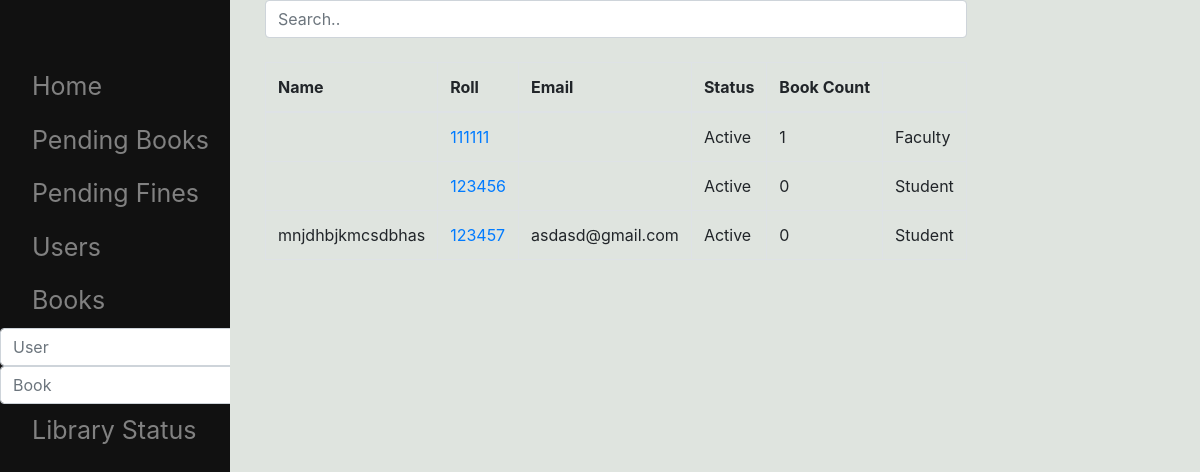
/Alluser, run on an earlier commit of the app's database.
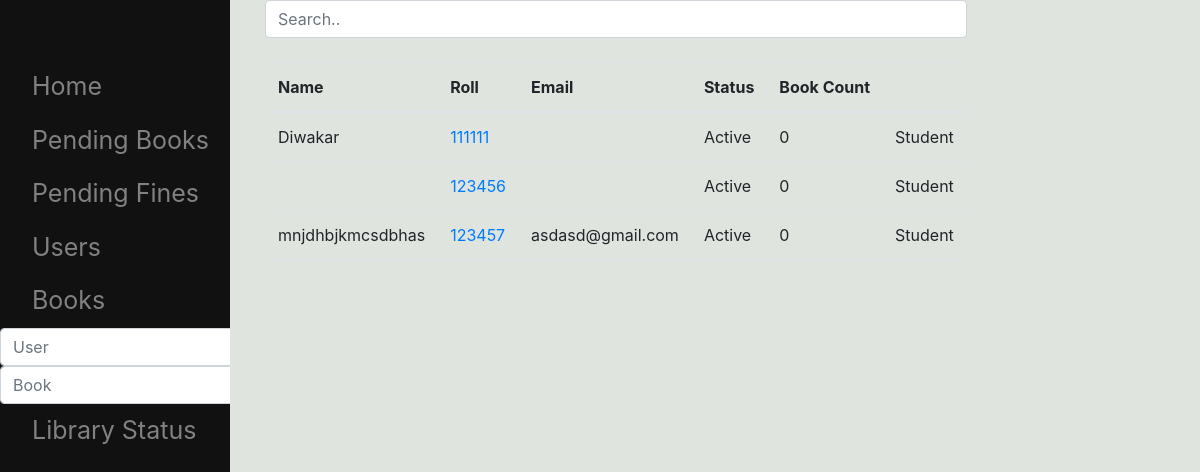
And on a later commit of the database.
### lm/models.py (models this page shows, shortened)
class Student(models.Model):
    name = models.CharField(max_length=30,default=' ',editable=True)
    roll = models.IntegerField(editable=True,primary_key=True)
    image_path = models.ImageField(default='../static/lm/anon.png',editable=True)
    email = models.EmailField(blank=True,editable=True)
    payable_amount = models.IntegerField(default=0,editable=True)
    is_student = models.BooleanField(default=True,editable=True)
    is_active = models.BooleanField(default=True,null=False,editable=True)
    exist = models.BooleanField(default=True)
    bookCount = models.IntegerField(default=0)

### lm/views.py (the view)
# urls.py: path('Alluser' , views.Users.as_view() , name='alluser'),
class Users(generic.ListView):
    template_name = 'lm/allUsers.html'
    def get_queryset(self):
        return Student.objects.all()

### lm/templates/lm/allUsers.html (shortened to what this page needs)
{% extends 'lm/base.html' %}
{% block body %}
<input class="form-control" id="myInput" type="text" placeholder="Search..">
  <br>
<table class="table table-bordered">
    <thead>
      <tr>
        <th>Name</th>
        <th>Roll</th>
        <th>Email</th>
          <th>Status</th>
          <th>Book Count</th>
          <th></th>
      </tr>
    </thead>
     <tbody id="myTable" >
     {% for u in object_list %}
      <tr>
          <td>{{u.name }}</td>
          <td><a href="{% url 'lm:user' u.pk %}" >{{u.roll }}</a></td>
          <td>{{ u.email }}</td>
          <td>{%if u.is_active %}Active{%else%}Deactivated{%endif%}</td>
          <td>{{ u.bookCount }}</td>
          <td>{%if u.is_student %}Student{% else %}Faculty{% endif %}</td>
      </tr>
{% endfor %}
     </tbody>
</table>
{% endblock %}

What changed in the data, as far as the page shows it:
changed Student id 111111: name (not shown) → "Diwakar"; bookCount "1" → "0"; is_student "Faculty" → "Student"
